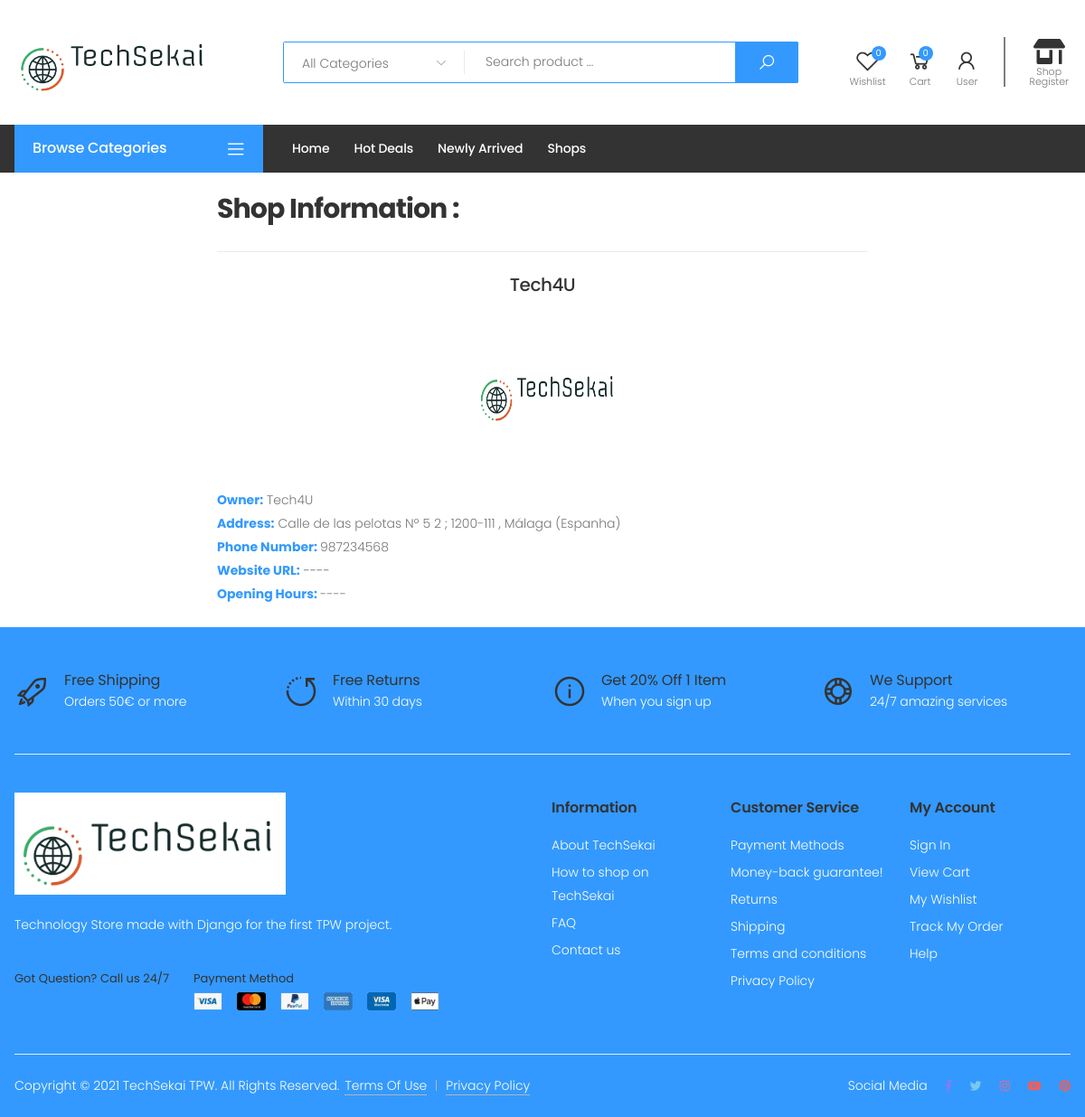
The page /shops/3/ on the database its author committed.
### TechSekai/models.py (models this page shows, shortened)
class Shop(models.Model):
    name = models.CharField(max_length=40, null=False)
    owner = models.OneToOneField(auth_models.User, on_delete=models.CASCADE)
    phone_number = models.PositiveBigIntegerField(null=True)
    address = models.ForeignKey(Address, on_delete=models.CASCADE, null=True)
    website = models.URLField(max_length=40, null=True)
    opening_hours = models.TimeField(null=True)
    image = models.ImageField(null=True, upload_to='images/')

class Address(models.Model):
    country = models.CharField(max_length=50, null=False)
    city = models.CharField(max_length=50, null=False)
    zip_code = models.CharField(max_length=10, null=False)
    street = models.CharField(max_length=100)
    door = models.IntegerField()
    floor = models.IntegerField()
    def __str__(self):
        return self.street + " Nº " + str(self.door) + " " + str(self.floor) + " ; " + self.zip_code + " , " + self.city + " (" + self.country + ")"

### TechSekai/views.py (the view)
# urls.py: path('shops/<int:sid>/', views.see_shop, name='see_shop'),
def see_shop(request, sid):  ######
    shop = Shop.objects.get(id=sid)
    return render(request, 'shopDetails.html', {'shop': shop})

### TechSekai/context_processors.py (called while the page is built, shortened)
def category_context_processor(request):
    categories = cache.get('categories')
    if not categories:
        categories = Category.objects.all()
        cache.set('categories', categories)
    content = {'all_categories': categories.exclude(name='Other')}
    return content

### TechSekai/templatetags/auth_extras.py (called while the page is built)
@register.filter(name='has_group')
def has_group(user, group_name):
    group = Group.objects.get(name=group_name)
    return True if group in user.groups.all() else False

### TechSekai/templates/shopDetails.html
{% extends "mainLayout.html" %}
{% block main %}
    {% load static %}
    <div style="padding: 2% 20%;">
            <h3><b> Shop Information : </b></h3>
            <hr>
            <h5 align="center">{{ shop.name }}</h5>
            <div align="center">
                <img src="/media/{{ shop.image }}" alt="Shop image" style="height: 200px;width: 200px;" class="img-fluid">
            </div>
            <p><span style="color: #39f; font-weight: bold">Owner:</span>{% if shop.owner %} {{ shop.owner }}{% else %}  ---- {% endif %}</p>
            <p><span style="color: #39f; font-weight: bold">Address:</span>{% if shop.address %} {{ shop.address }}{% else %}  ---- {% endif %} </p>
            <p><span style="color: #39f; font-weight: bold">Phone Number: </span>{% if shop.phone_number %} {{ shop.phone_number }}{% else %}  ---- {% endif %}</p>
            <span style="color: #39f; font-weight: bold"> Website URL:</span> {% if shop.website %} <a href="{{ shop.website }}">{{ shop.website }}</a> {% else %}<span> ---- </span>{% endif %}
            <p><span style="color: #39f; font-weight: bold"> Opening Hours: </span> {% if shop.opening_hours %} {{ shop.opening_hours }}{% else %}  ---- {% endif %} </p>
    </div>
{% endblock %}

### rows shown on the page
Shop: name "Tech4U", image (picture), owner "Tech4U", address "Calle de las pelotas Nº 5 2 ; 1200-111 , Málaga (Espanha)", phone_number "987234568"
